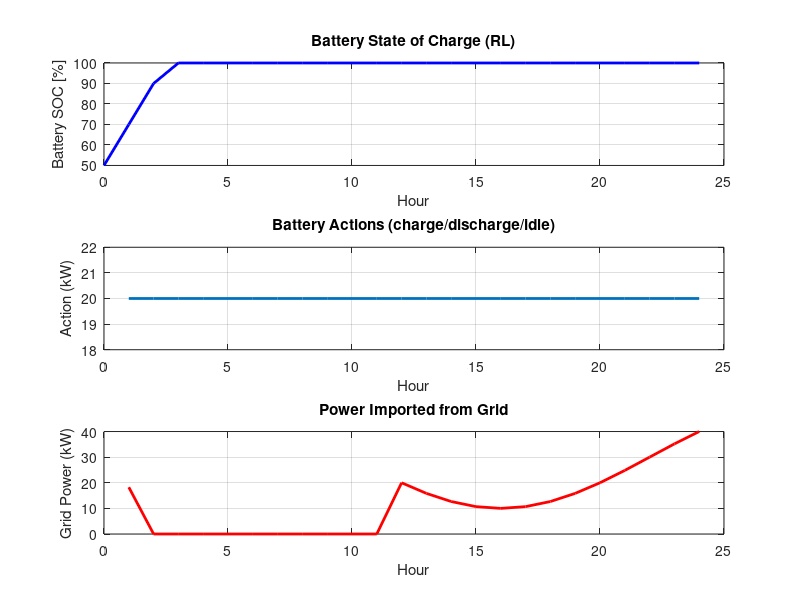

Source code (MATLAB):
%% Q-Learning for Microgrid Battery Management
clear; clc; close all;

% Simulation parameters
T = 24; % 24-hour simulation
states = 0:10:100; % battery SOC [%]
actions = [-20 0 20]; % discharge, idle, charge [kW]
Q = zeros(length(states), length(actions)); % Q-table
alpha = 0.5; gamma = 0.9; epsilon = 0.1; % learning rate, discount, exploration
episodes = 500;

% Synthetic solar and load profiles
solar = max(0, 100*sin(pi*(1:T)/12));
load_demand = 50 + 20*sin(pi*(1:T)/12 + pi/6);

% Q-Learning loop
for ep = 1:episodes
    SOC = 50; % initial state
    for t = 1:T
        % choose action (epsilon-greedy)
        if rand < epsilon
            a_idx = randi(length(actions));
        else
            [~, a_idx] = max(Q(find(states==SOC), :));
        end
        action = actions(a_idx);
        
        % Environment update
        SOC_new = min(max(SOC + action, 0), 100);
        net_power = solar(t) + action;
        grid_power = max(0, load_demand(t) - net_power);
        
        % Reward: minimize grid use
        reward = -grid_power;
        
        % Q-Table update
        s_idx = find(states==SOC);
        s_new_idx = find(states==SOC_new);
        Q(s_idx, a_idx) = Q(s_idx, a_idx) + alpha*(reward + gamma*max(Q(s_new_idx,:)) - Q(s_idx, a_idx));
        
        SOC = SOC_new;
    end
end

% Simulate learned policy
SOC = zeros(1,T+1); SOC(1)=50;
action_history = zeros(1,T);
grid_history = zeros(1,T);
for t=1:T
    s_idx = find(states==SOC(t));
    [~, a_idx] = max(Q(s_idx,:));
    action = actions(a_idx);
    SOC(t+1) = min(max(SOC(t)+action,0),100);
    action_history(t) = action;
    net_power = solar(t) + action;
    grid_history(t) = max(0, load_demand(t)-net_power);
end

% Plot results
figure;
subplot(3,1,1)
plot(0:T, SOC,'b','LineWidth',2);
xlabel('Hour'); ylabel('Battery SOC [%]');
title('Battery State of Charge (RL)');
grid on;

subplot(3,1,2)
stairs(1:T, action_history,'LineWidth',2);
xlabel('Hour'); ylabel('Action (kW)');
title('Battery Actions (charge/discharge/idle)');
grid on;

subplot(3,1,3)
plot(1:T, grid_history,'r','LineWidth',2);
xlabel('Hour'); ylabel('Grid Power (kW)');
title('Power Imported from Grid');
grid on;
